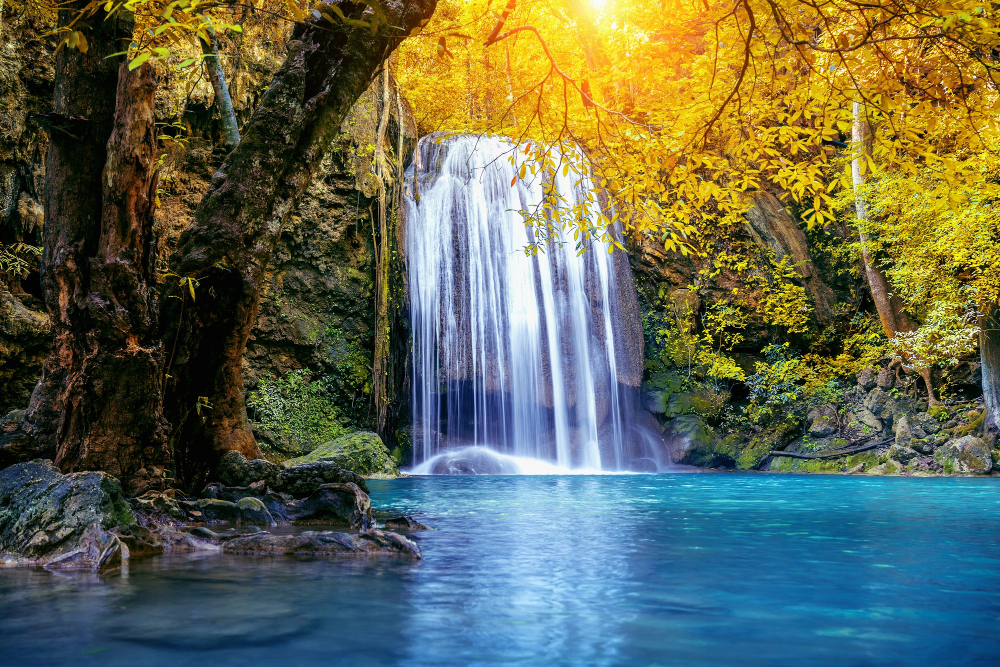
#> input picture nature1.jpg, 1000 x 667 px
$ python imagetransformation.py
#> lines starting #> are read from the running program, lines starting #| are printed output that depends on the picture; after the words box and inside, x2 and y2 are one past the last pixel; in counts of white or black regions, pixels touching at a corner belong together
'''
The program is written to transform the image
'''
import cv2
import numpy as np

image_path = 'nature1.jpg'
#Convert to grayscale for binary operations
img = cv2.imread(image_path, cv2.IMREAD_GRAYSCALE)
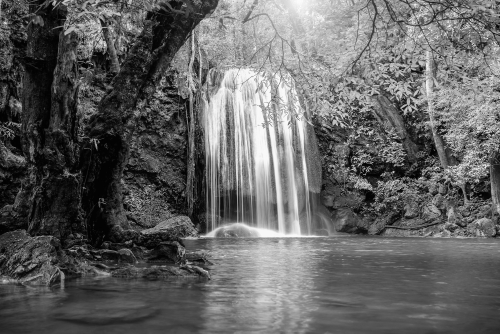
#> img: shape (667, 1000) (shown at 1/2 size); min 0, max 253, mean 98.7

if img is None:
    print(f"Error: Image not loaded for morphological operations.")
else:
    #convert to binary image
    _, binary_img = cv2.threshold(img, 127, 255, cv2.THRESH_BINARY)
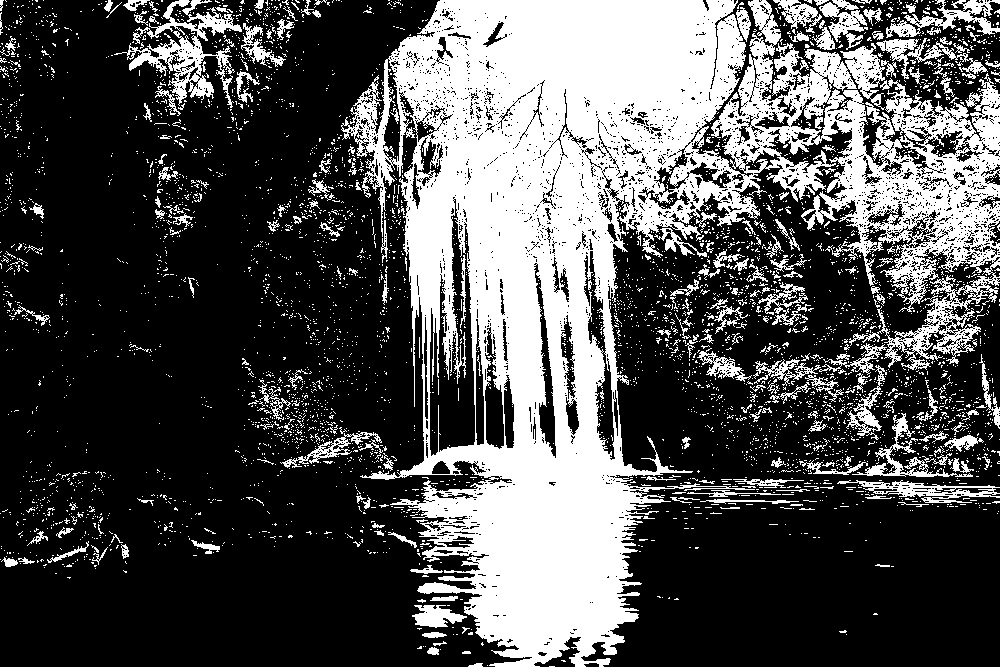
#> binary_img: shape (667, 1000); 31.9% white; 4537 white regions (4298 under 20 px), largest, box (x1, y1, x2, y2) and area: (341, 0, 1000, 667) 170131, (114, 0, 242, 108) 3874, (886, 0, 1000, 38) 1512
    #5x5 rectangular kernel
    kernel = cv2.getStructuringElement(cv2.MORPH_RECT, (5,5))
    # Erosion
    eroded_img = cv2.erode(binary_img, kernel, iterations = 1)
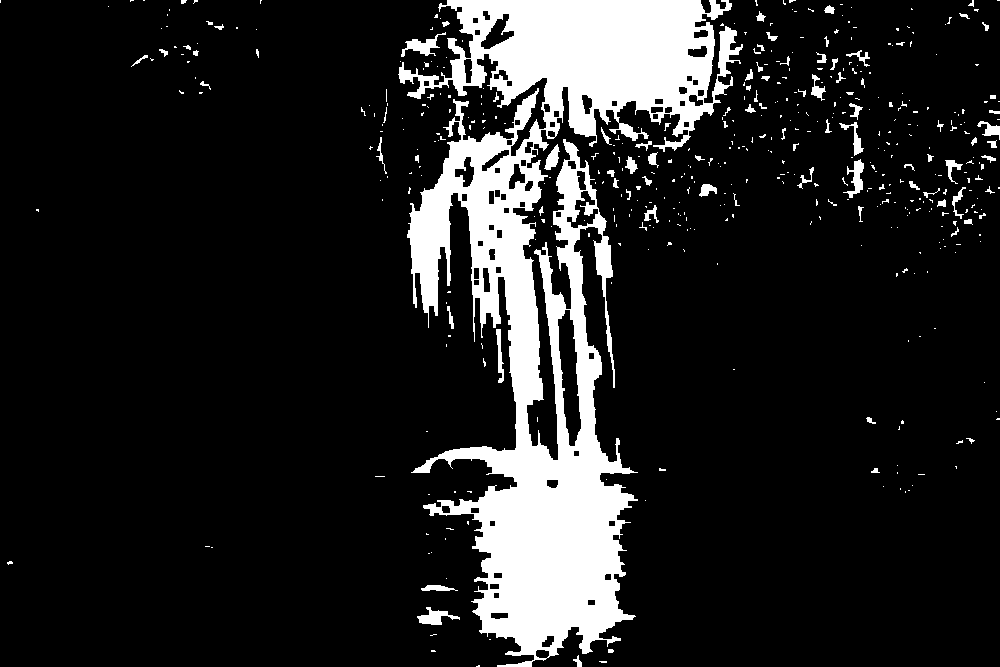
#> eroded_img: shape (667, 1000); 13.5% white; 477 white regions (389 under 20 px), largest, box (x1, y1, x2, y2) and area: (398, 0, 743, 667) 82607, (401, 32, 446, 57) 392, (417, 607, 460, 625) 348
    #Dilation
    dilated_img = cv2.dilate(binary_img, kernel, iterations = 1)
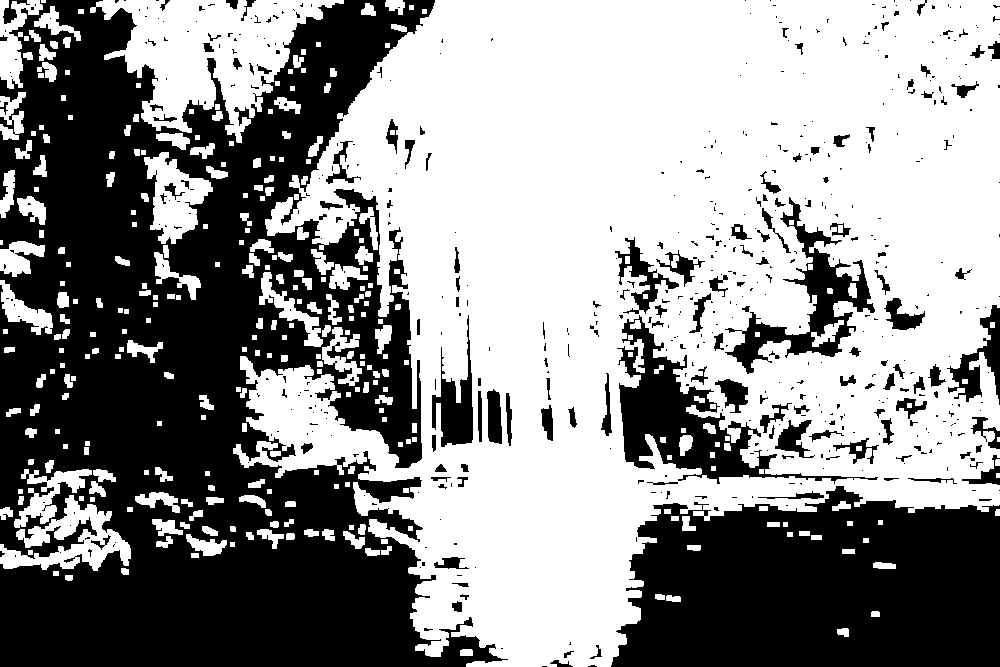
#> dilated_img: shape (667, 1000); 56.3% white; 567 black regions (419 under 20 px), largest, box (x1, y1, x2, y2) and area: (0, 0, 508, 667) 196389, (611, 486, 1000, 667) 57381, (617, 315, 878, 484) 10399
    #Opening
    opened_img = cv2.morphologyEx(binary_img, cv2.MORPH_OPEN, kernel)
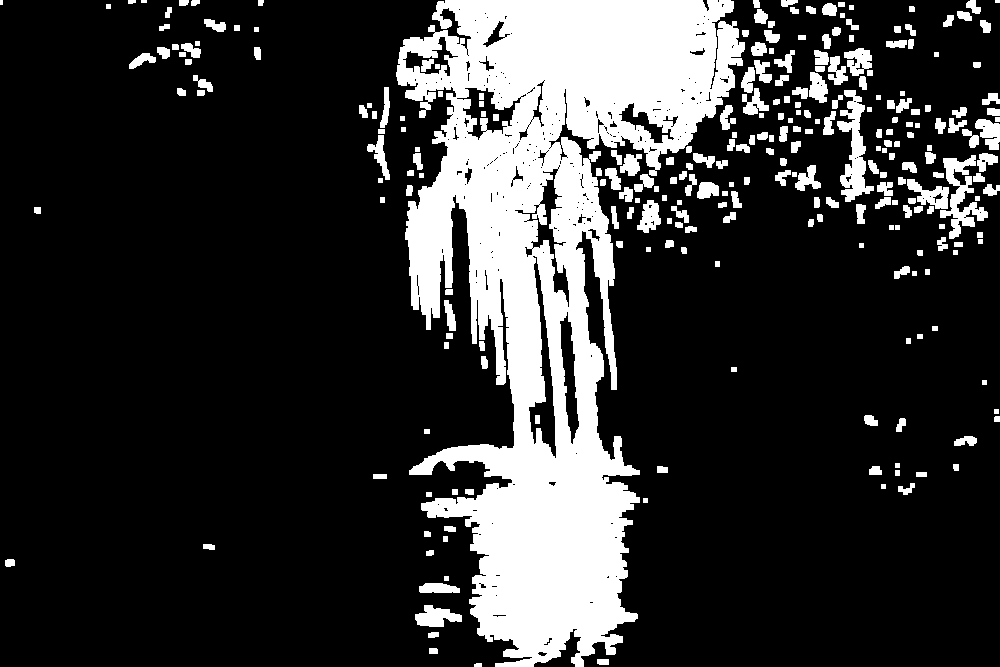
#> opened_img: shape (667, 1000); 20.1% white; 265 white regions (3 under 20 px), largest, box (x1, y1, x2, y2) and area: (396, 0, 745, 667) 108306, (837, 90, 874, 202) 1780, (940, 155, 988, 239) 1551
    #closing
    closed_img = cv2.morphologyEx(binary_img, cv2.MORPH_CLOSE, kernel)
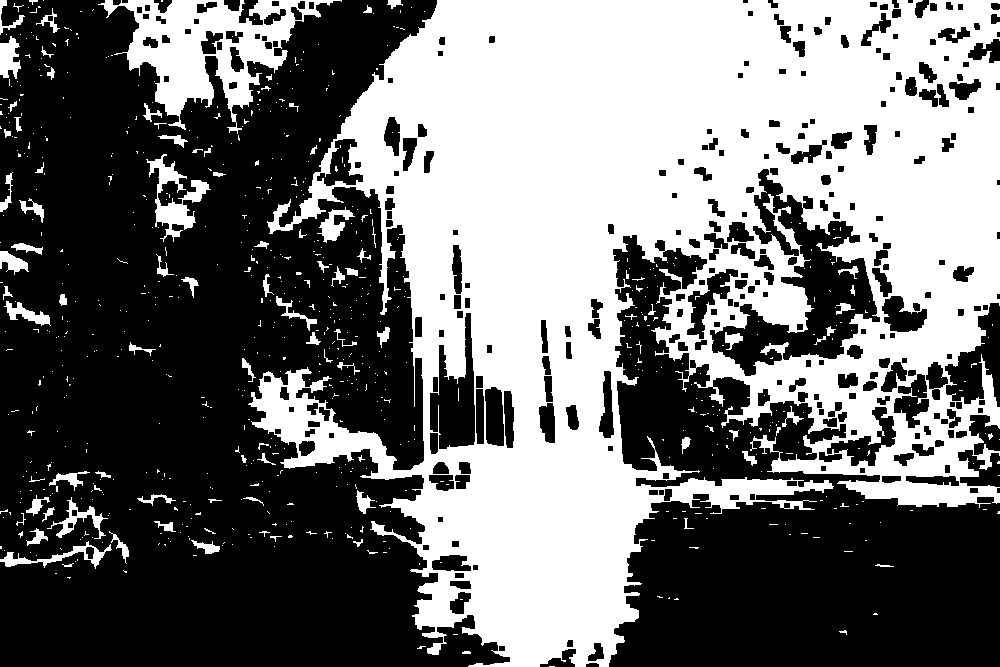
#> closed_img: shape (667, 1000); 44.2% white; 740 white regions (646 under 20 px), largest, box (x1, y1, x2, y2) and area: (248, 0, 1000, 667) 269165, (98, 0, 342, 134) 11966, (146, 154, 211, 242) 1800
    cv2.imshow('Original binary', binary_img)
    cv2.imshow('Eroded', eroded_img)
    cv2.imshow('Dilated', dilated_img)
    cv2.imshow('Opened', opened_img)
    cv2.imshow('Closed', closed_img)
    cv2.waitKey(0)
    cv2.destroyAllWindows()

$ run again, with image_resizing.png saved as nature1.jpg
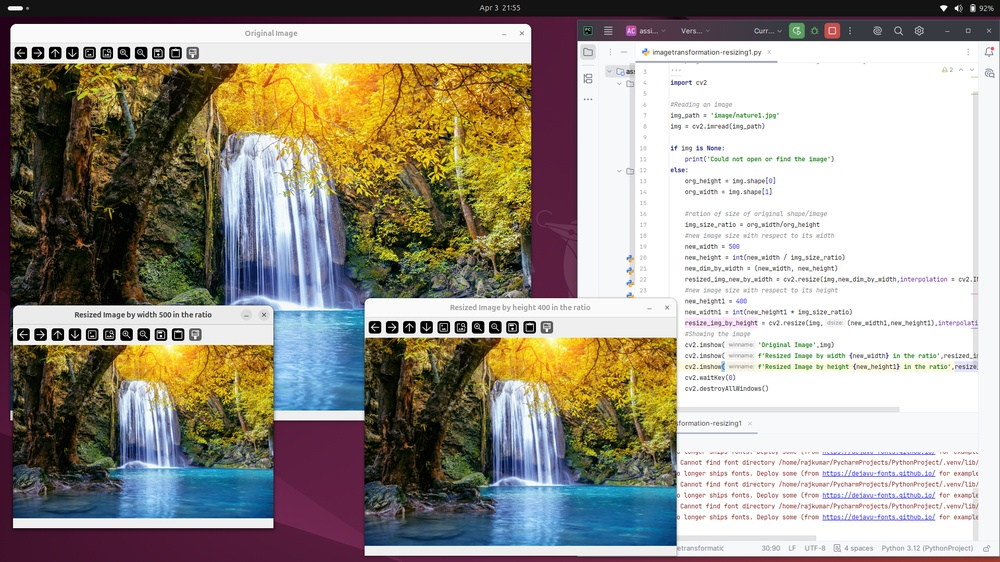
#> input picture image_resizing.png, 1000 x 562 px, shrunk from 1920 x 1080 before the run
#> `_, binary_img = cv2.threshold(img, 127, 255, cv2.THRESH_BINARY)`:
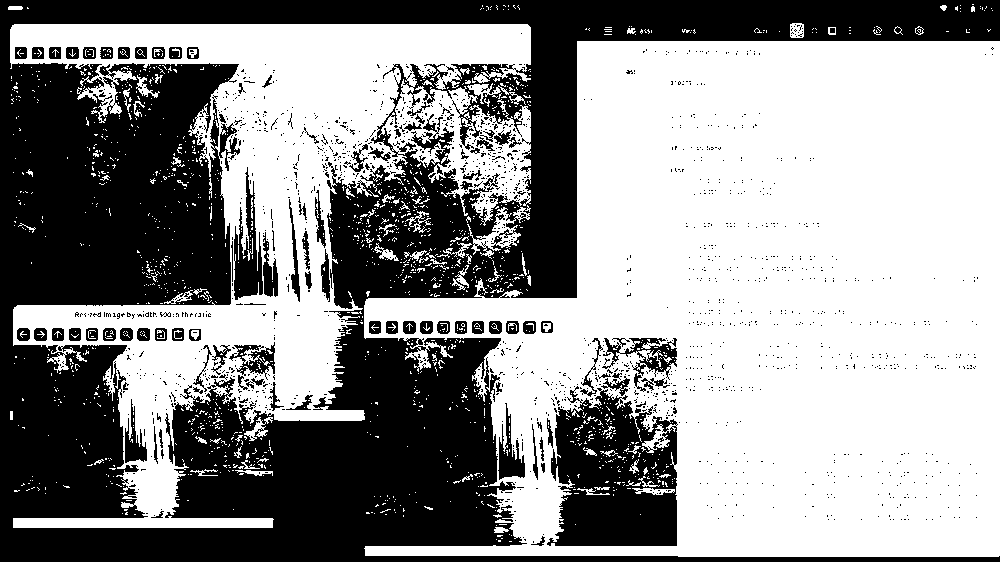
#> binary_img: shape (562, 1000); 57.6% white; 1661 black regions (1560 under 20 px), largest, box (x1, y1, x2, y2) and area: (0, 0, 1000, 562) 205207, (547, 386, 678, 546) 14757, (234, 167, 263, 300) 1860
#> eroded_img: shape (562, 1000); 43.9% white; 165 white regions (141 under 20 px), largest, box (x1, y1, x2, y2) and area: (366, 43, 1000, 555) 194960, (12, 26, 529, 454) 46171, (126, 435, 176, 515) 1663
#> dilated_img: shape (562, 1000); 70.9% white; 217 black regions (172 under 20 px), largest, box (x1, y1, x2, y2) and area: (0, 0, 1000, 562) 145589, (559, 487, 675, 544) 5308, (331, 185, 440, 306) 4000
#> opened_img: shape (562, 1000); 51.6% white; 498 black regions (453 under 20 px), largest, box (x1, y1, x2, y2) and area: (0, 0, 1000, 562) 243889, (531, 338, 680, 546) 22048, (75, 311, 211, 319) 569
#> `closed_img = cv2.morphologyEx(binary_img, cv2.MORPH_CLOSE, kernel)`:
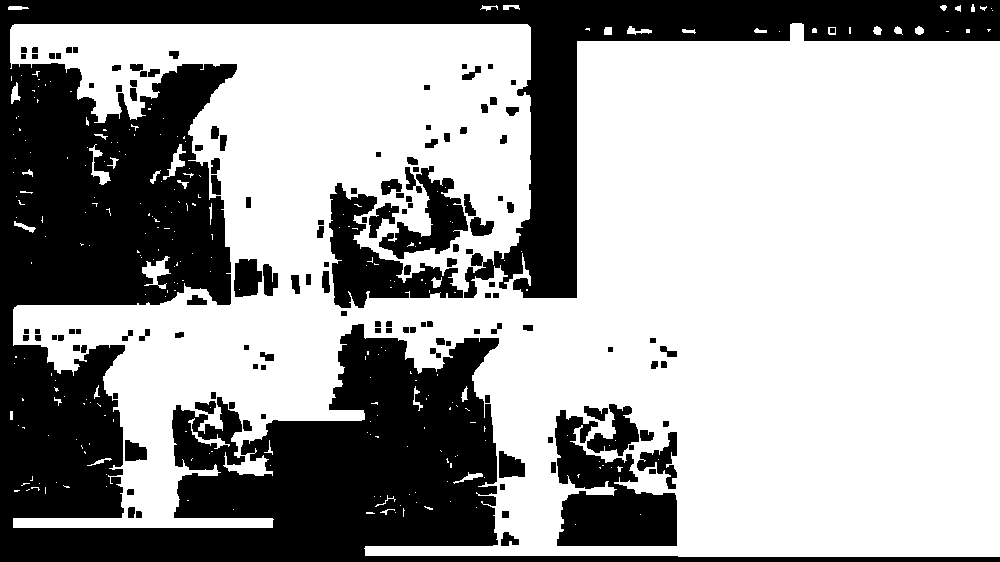
#> closed_img: shape (562, 1000); 64% white; 134 black regions, largest, box (x1, y1, x2, y2) and area: (0, 0, 1000, 562) 171594, (555, 410, 677, 546) 9331, (329, 183, 463, 308) 6439

$ run again, with laplacian-operator.png saved as nature1.jpg
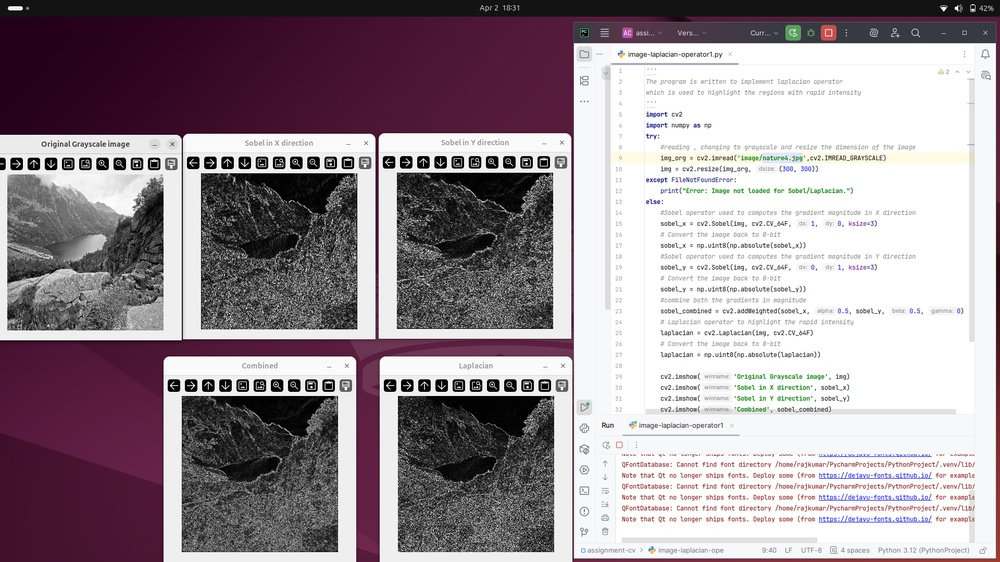
#> input picture laplacian-operator.png, 1000 x 562 px, shrunk from 1920 x 1080 before the run
#> `_, binary_img = cv2.threshold(img, 127, 255, cv2.THRESH_BINARY)`:
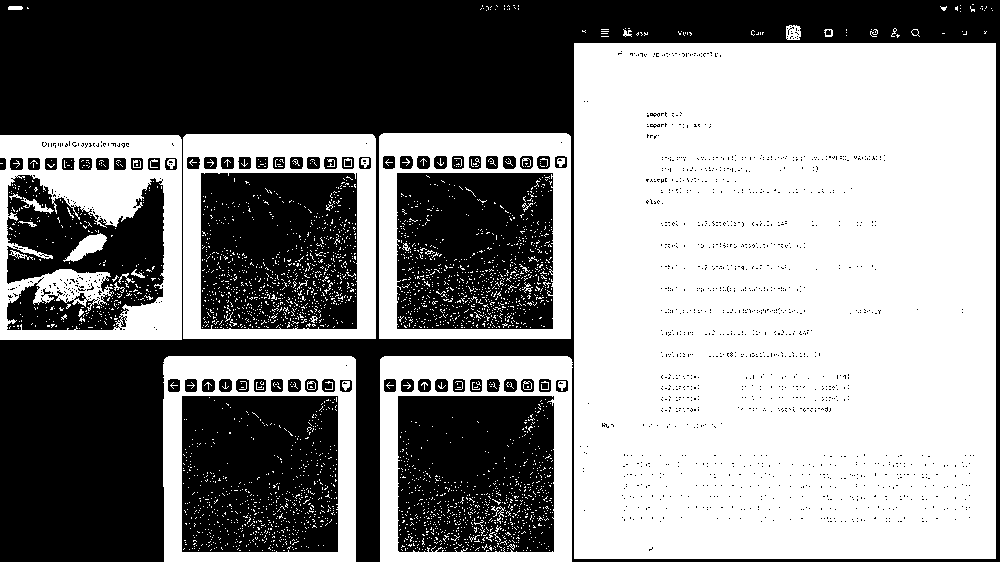
#> binary_img: shape (562, 1000); 53.3% white; 1402 black regions (1336 under 20 px), largest, box (x1, y1, x2, y2) and area: (0, 0, 1000, 562) 148007, (182, 396, 338, 552) 23186, (398, 396, 554, 552) 22638
#> eroded_img: shape (562, 1000); 42.8% white; 40 white regions (32 under 20 px), largest, box (x1, y1, x2, y2) and area: (576, 45, 994, 557) 189990, (0, 137, 180, 338) 11303, (165, 358, 354, 562) 9791
#> dilated_img: shape (562, 1000); 67.3% white; 377 black regions (299 under 20 px), largest, box (x1, y1, x2, y2) and area: (0, 0, 1000, 562) 91745, (0, 341, 572, 562) 45014, (184, 398, 336, 515) 9767
#> opened_img: shape (562, 1000); 50.2% white; 454 black regions (373 under 20 px), largest, box (x1, y1, x2, y2) and area: (0, 0, 1000, 562) 176155, (182, 379, 338, 552) 26237, (398, 379, 554, 552) 26217
#> `closed_img = cv2.morphologyEx(binary_img, cv2.MORPH_CLOSE, kernel)`:
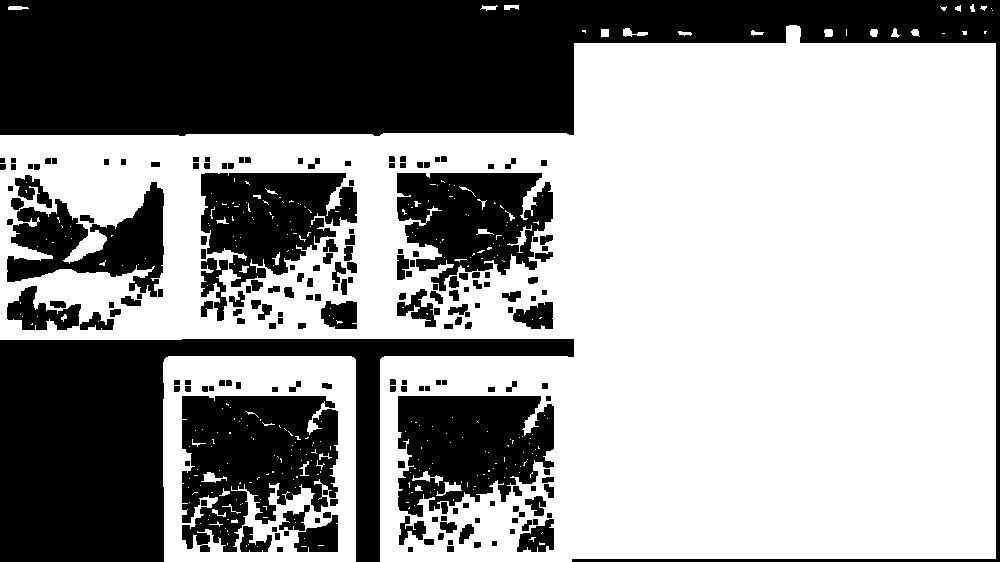
#> closed_img: shape (562, 1000); 59.6% white; 188 black regions, largest, box (x1, y1, x2, y2) and area: (0, 0, 1000, 562) 97543, (0, 339, 574, 562) 48222, (182, 396, 338, 552) 17389
